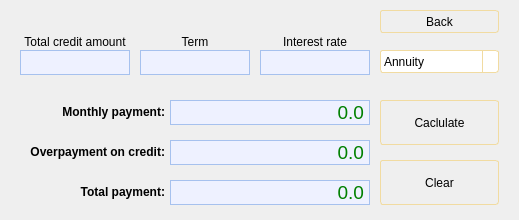
<?xml version="1.0" encoding="UTF-8"?>
<ui version="4.0">
 <class>credit</class>
 <widget class="QDialog" name="credit">
  <property name="geometry">
   <rect>
    <x>0</x>
    <y>0</y>
    <width>519</width>
    <height>220</height>
   </rect>
  </property>
  <property name="windowTitle">
   <string>Dialog</string>
  </property>
  <widget class="QLabel" name="creditAmountLabel">
   <property name="geometry">
    <rect>
     <x>20</x>
     <y>30</y>
     <width>110</width>
     <height>25</height>
    </rect>
   </property>
   <property name="styleSheet">
    <string notr="true">QLabel {
    border: none;
    color: black;
}</string>
   </property>
   <property name="text">
    <string>&lt;html&gt;&lt;head/&gt;&lt;body&gt;&lt;p align=&quot;center&quot;&gt;Total credit amount&lt;/p&gt;&lt;/body&gt;&lt;/html&gt;</string>
   </property>
  </widget>
  <widget class="QLabel" name="termLabel">
   <property name="geometry">
    <rect>
     <x>140</x>
     <y>30</y>
     <width>110</width>
     <height>25</height>
    </rect>
   </property>
   <property name="styleSheet">
    <string notr="true">QLabel {
    border: none;
    color: black;
}</string>
   </property>
   <property name="text">
    <string>&lt;html&gt;&lt;head/&gt;&lt;body&gt;&lt;p align=&quot;center&quot;&gt;Term&lt;/p&gt;&lt;/body&gt;&lt;/html&gt;</string>
   </property>
  </widget>
  <widget class="QLabel" name="interestLabel">
   <property name="geometry">
    <rect>
     <x>260</x>
     <y>30</y>
     <width>110</width>
     <height>25</height>
    </rect>
   </property>
   <property name="styleSheet">
    <string notr="true">QLabel {
    border: none;
    color: black;
}</string>
   </property>
   <property name="text">
    <string>&lt;html&gt;&lt;head/&gt;&lt;body&gt;&lt;p align=&quot;center&quot;&gt;Interest rate&lt;/p&gt;&lt;/body&gt;&lt;/html&gt;</string>
   </property>
  </widget>
  <widget class="QComboBox" name="type">
   <property name="geometry">
    <rect>
     <x>380</x>
     <y>50</y>
     <width>119</width>
     <height>23</height>
    </rect>
   </property>
   <property name="styleSheet">
    <string notr="true">QComboBox {
    border: 1px solid #f1dba1;
    border-radius: 3px;
    padding: 1px 18px 1px 3px;
    min-width: 6em;
color: black;
font-family: &quot;Helvetica&quot;;
}

QComboBox:editable {
    background: white;
}

QComboBox:!editable, QComboBox::drop-down:editable {
     background: qlineargradient(x1: 0, y1: 0, x2: 0, y2: 1,
                                 stop: 0 #E1E1E1, stop: 0.4 #DDDDDD,
                                 stop: 0.5 #D8D8D8, stop: 1.0 #D3D3D3);
}

/* QComboBox gets the &quot;on&quot; state when the popup is open */
QComboBox:!editable:on, QComboBox::drop-down:editable:on {
    background: qlineargradient(x1: 0, y1: 0, x2: 0, y2: 1,
                                stop: 0 #D3D3D3, stop: 0.4 #D8D8D8,
                                stop: 0.5 #DDDDDD, stop: 1.0 #E1E1E1);
}

QComboBox:on { /* shift the text when the popup opens */
    padding-top: 3px;
    padding-left: 4px;
}

QComboBox::drop-down {
    subcontrol-origin: padding;
    subcontrol-position: top right;
    width: 15px;

    border-left-width: 1px;
    border-left-color: #f1dba1;
    border-left-style: solid; /* just a single line */
    border-top-right-radius: 3px; /* same radius as the QComboBox */
    border-bottom-right-radius: 3px;
}

QComboBox::down-arrow {
	image: url(:/down-arrow.png);
	width: 10px;
}

QComboBox::down-arrow:on { /* shift the arrow when popup is open */
    top: 1px;
    left: 1px;
}</string>
   </property>
   <item>
    <property name="text">
     <string>Annuity</string>
    </property>
   </item>
   <item>
    <property name="text">
     <string>Differentiated</string>
    </property>
   </item>
  </widget>
  <widget class="QPushButton" name="calculate">
   <property name="geometry">
    <rect>
     <x>380</x>
     <y>100</y>
     <width>119</width>
     <height>45</height>
    </rect>
   </property>
   <property name="styleSheet">
    <string notr="true">QPushButton {
	border: 1px solid #f1dba1;
    border-radius: 3px;
    padding: 1px 3px 1px 3px;
	color: black;
}

QPushButton:!editable {
     background: qlineargradient(x1: 0, y1: 0, x2: 0, y2: 1,
                                 stop: 0 #E1E1E1, stop: 0.4 #DDDDDD,
                                 stop: 0.5 #D8D8D8, stop: 1.0 #D3D3D3);
}</string>
   </property>
   <property name="text">
    <string>Caclulate</string>
   </property>
  </widget>
  <widget class="QPushButton" name="back">
   <property name="geometry">
    <rect>
     <x>380</x>
     <y>10</y>
     <width>119</width>
     <height>23</height>
    </rect>
   </property>
   <property name="styleSheet">
    <string notr="true">QPushButton {
	border: 1px solid #f1dba1;
    border-radius: 3px;
    padding: 1px 3px 1px 3px;
	color: black;
}

QPushButton:!editable {
     background: qlineargradient(x1: 0, y1: 0, x2: 0, y2: 1,
                                 stop: 0 #E1E1E1, stop: 0.4 #DDDDDD,
                                 stop: 0.5 #D8D8D8, stop: 1.0 #D3D3D3);
}</string>
   </property>
   <property name="text">
    <string>Back</string>
   </property>
  </widget>
  <widget class="QLineEdit" name="creditAmount">
   <property name="geometry">
    <rect>
     <x>20</x>
     <y>50</y>
     <width>110</width>
     <height>25</height>
    </rect>
   </property>
   <property name="font">
    <font>
     <pointsize>14</pointsize>
    </font>
   </property>
   <property name="toolTip">
    <string>&lt;html&gt;&lt;head/&gt;&lt;body&gt;&lt;p align=&quot;right&quot;&gt;&lt;br/&gt;&lt;/p&gt;&lt;/body&gt;&lt;/html&gt;</string>
   </property>
   <property name="styleSheet">
    <string notr="true">QLineEdit {
    background: #eef1ff;
    border: 1px solid #a6c1ee;
    border-radius: 15px;
}

QLineEdit {
	color: #008000;
}</string>
   </property>
   <property name="alignment">
    <set>Qt::AlignRight|Qt::AlignTrailing|Qt::AlignVCenter</set>
   </property>
  </widget>
  <widget class="QLineEdit" name="term">
   <property name="geometry">
    <rect>
     <x>140</x>
     <y>50</y>
     <width>110</width>
     <height>25</height>
    </rect>
   </property>
   <property name="font">
    <font>
     <pointsize>14</pointsize>
    </font>
   </property>
   <property name="toolTip">
    <string>&lt;html&gt;&lt;head/&gt;&lt;body&gt;&lt;p align=&quot;right&quot;&gt;&lt;br/&gt;&lt;/p&gt;&lt;/body&gt;&lt;/html&gt;</string>
   </property>
   <property name="styleSheet">
    <string notr="true">QLineEdit {
    background: #eef1ff;
    border: 1px solid #a6c1ee;
    border-radius: 15px;
    color: #6694e2;
}

QLineEdit {
	color: #008000;
}</string>
   </property>
   <property name="alignment">
    <set>Qt::AlignRight|Qt::AlignTrailing|Qt::AlignVCenter</set>
   </property>
  </widget>
  <widget class="QLineEdit" name="interest">
   <property name="geometry">
    <rect>
     <x>260</x>
     <y>50</y>
     <width>110</width>
     <height>25</height>
    </rect>
   </property>
   <property name="font">
    <font>
     <pointsize>14</pointsize>
    </font>
   </property>
   <property name="toolTip">
    <string>&lt;html&gt;&lt;head/&gt;&lt;body&gt;&lt;p align=&quot;right&quot;&gt;&lt;br/&gt;&lt;/p&gt;&lt;/body&gt;&lt;/html&gt;</string>
   </property>
   <property name="styleSheet">
    <string notr="true">QLineEdit {
    background: #eef1ff;
    border: 1px solid #a6c1ee;
    border-radius: 15px;
    color: #6694e2;
}

QLineEdit {
	color: #008000;
}</string>
   </property>
   <property name="alignment">
    <set>Qt::AlignRight|Qt::AlignTrailing|Qt::AlignVCenter</set>
   </property>
  </widget>
  <widget class="QLabel" name="monthlyPaymentLabel">
   <property name="geometry">
    <rect>
     <x>20</x>
     <y>100</y>
     <width>145</width>
     <height>25</height>
    </rect>
   </property>
   <property name="styleSheet">
    <string notr="true">QLabel {
    border: none;
    color: black;
}</string>
   </property>
   <property name="text">
    <string>&lt;html&gt;&lt;head/&gt;&lt;body&gt;&lt;p align=&quot;right&quot;&gt;&lt;span style=&quot; font-weight:600;&quot;&gt;Monthly payment:&lt;/span&gt;&lt;/p&gt;&lt;/body&gt;&lt;/html&gt;</string>
   </property>
  </widget>
  <widget class="QLabel" name="overpaymentLabel">
   <property name="geometry">
    <rect>
     <x>20</x>
     <y>140</y>
     <width>145</width>
     <height>25</height>
    </rect>
   </property>
   <property name="styleSheet">
    <string notr="true">QLabel {
    border: none;
    color: black;
}</string>
   </property>
   <property name="text">
    <string>&lt;html&gt;&lt;head/&gt;&lt;body&gt;&lt;p align=&quot;right&quot;&gt;&lt;span style=&quot; font-weight:600;&quot;&gt;Overpayment on credit:&lt;/span&gt;&lt;/p&gt;&lt;/body&gt;&lt;/html&gt;</string>
   </property>
  </widget>
  <widget class="QLabel" name="totalPaymentLabel">
   <property name="geometry">
    <rect>
     <x>20</x>
     <y>180</y>
     <width>145</width>
     <height>25</height>
    </rect>
   </property>
   <property name="styleSheet">
    <string notr="true">QLabel {
    border: none;
    color: black;
}</string>
   </property>
   <property name="text">
    <string>&lt;html&gt;&lt;head/&gt;&lt;body&gt;&lt;p align=&quot;right&quot;&gt;&lt;span style=&quot; font-weight:600;&quot;&gt;Total payment:&lt;/span&gt;&lt;/p&gt;&lt;/body&gt;&lt;/html&gt;</string>
   </property>
  </widget>
  <widget class="QLabel" name="monthlyPayment">
   <property name="geometry">
    <rect>
     <x>170</x>
     <y>100</y>
     <width>200</width>
     <height>25</height>
    </rect>
   </property>
   <property name="font">
    <font>
     <pointsize>14</pointsize>
     <weight>50</weight>
     <bold>false</bold>
     <stylestrategy>PreferDefault</stylestrategy>
    </font>
   </property>
   <property name="toolTip">
    <string>&lt;html&gt;&lt;head/&gt;&lt;body&gt;&lt;p align=&quot;right&quot;&gt;&lt;br/&gt;&lt;/p&gt;&lt;/body&gt;&lt;/html&gt;</string>
   </property>
   <property name="layoutDirection">
    <enum>Qt::LeftToRight</enum>
   </property>
   <property name="styleSheet">
    <string notr="true">QLabel {
    background: #eef1ff;
    border: 1px solid #a6c1ee;
    border-radius: 15px;
    color: #6694e2;
}

QLabel {
	color: #008000;
}
</string>
   </property>
   <property name="text">
    <string>&lt;html&gt;&lt;head/&gt;&lt;body&gt;&lt;p align=&quot;right&quot;&gt;&lt;span style=&quot; font-size:14pt;&quot;&gt;0.0&lt;/span&gt;&lt;/p&gt;&lt;/body&gt;&lt;/html&gt;</string>
   </property>
   <property name="textFormat">
    <enum>Qt::AutoText</enum>
   </property>
   <property name="alignment">
    <set>Qt::AlignRight|Qt::AlignTrailing|Qt::AlignVCenter</set>
   </property>
  </widget>
  <widget class="QLabel" name="overpayment">
   <property name="geometry">
    <rect>
     <x>170</x>
     <y>140</y>
     <width>200</width>
     <height>25</height>
    </rect>
   </property>
   <property name="font">
    <font>
     <pointsize>14</pointsize>
     <weight>50</weight>
     <bold>false</bold>
     <stylestrategy>PreferDefault</stylestrategy>
    </font>
   </property>
   <property name="toolTip">
    <string>&lt;html&gt;&lt;head/&gt;&lt;body&gt;&lt;p align=&quot;right&quot;&gt;&lt;br/&gt;&lt;/p&gt;&lt;/body&gt;&lt;/html&gt;</string>
   </property>
   <property name="layoutDirection">
    <enum>Qt::LeftToRight</enum>
   </property>
   <property name="styleSheet">
    <string notr="true">QLabel {
    background: #eef1ff;
    border: 1px solid #a6c1ee;
    border-radius: 15px;
    color: #6694e2;
}

QLabel {
	color: #008000;
}
</string>
   </property>
   <property name="text">
    <string>&lt;html&gt;&lt;head/&gt;&lt;body&gt;&lt;p align=&quot;right&quot;&gt;&lt;span style=&quot; font-size:14pt;&quot;&gt;0.0&lt;/span&gt;&lt;/p&gt;&lt;/body&gt;&lt;/html&gt;</string>
   </property>
   <property name="textFormat">
    <enum>Qt::AutoText</enum>
   </property>
   <property name="alignment">
    <set>Qt::AlignRight|Qt::AlignTrailing|Qt::AlignVCenter</set>
   </property>
  </widget>
  <widget class="QLabel" name="totalPayment">
   <property name="geometry">
    <rect>
     <x>170</x>
     <y>180</y>
     <width>200</width>
     <height>25</height>
    </rect>
   </property>
   <property name="font">
    <font>
     <pointsize>14</pointsize>
     <weight>50</weight>
     <bold>false</bold>
     <stylestrategy>PreferDefault</stylestrategy>
    </font>
   </property>
   <property name="toolTip">
    <string>&lt;html&gt;&lt;head/&gt;&lt;body&gt;&lt;p align=&quot;right&quot;&gt;&lt;br/&gt;&lt;/p&gt;&lt;/body&gt;&lt;/html&gt;</string>
   </property>
   <property name="layoutDirection">
    <enum>Qt::LeftToRight</enum>
   </property>
   <property name="styleSheet">
    <string notr="true">QLabel {
    background: #eef1ff;
    border: 1px solid #a6c1ee;
    border-radius: 15px;
    color: #6694e2;
}

QLabel {
	color: #008000;
}
</string>
   </property>
   <property name="text">
    <string>&lt;html&gt;&lt;head/&gt;&lt;body&gt;&lt;p align=&quot;right&quot;&gt;&lt;span style=&quot; font-size:14pt;&quot;&gt;0.0&lt;/span&gt;&lt;/p&gt;&lt;/body&gt;&lt;/html&gt;</string>
   </property>
   <property name="textFormat">
    <enum>Qt::AutoText</enum>
   </property>
   <property name="alignment">
    <set>Qt::AlignRight|Qt::AlignTrailing|Qt::AlignVCenter</set>
   </property>
  </widget>
  <widget class="QPushButton" name="clear">
   <property name="geometry">
    <rect>
     <x>380</x>
     <y>160</y>
     <width>119</width>
     <height>45</height>
    </rect>
   </property>
   <property name="styleSheet">
    <string notr="true">QPushButton {
	border: 1px solid #f1dba1;
    border-radius: 3px;
    padding: 1px 3px 1px 3px;
	color: black;
}

QPushButton:!editable {
     background: qlineargradient(x1: 0, y1: 0, x2: 0, y2: 1,
                                 stop: 0 #E1E1E1, stop: 0.4 #DDDDDD,
                                 stop: 0.5 #D8D8D8, stop: 1.0 #D3D3D3);
}</string>
   </property>
   <property name="text">
    <string>Clear</string>
   </property>
  </widget>
  <widget class="QLabel" name="label">
   <property name="geometry">
    <rect>
     <x>20</x>
     <y>10</y>
     <width>351</width>
     <height>25</height>
    </rect>
   </property>
   <property name="font">
    <font>
     <family>MS UI Gothic</family>
    </font>
   </property>
   <property name="styleSheet">
    <string notr="true">QLabel {
    border: none;
}</string>
   </property>
   <property name="text">
    <string>&lt;html&gt;&lt;head/&gt;&lt;body&gt;&lt;p align=&quot;center&quot;&gt;&lt;br/&gt;&lt;/p&gt;&lt;/body&gt;&lt;/html&gt;</string>
   </property>
   <property name="alignment">
    <set>Qt::AlignCenter</set>
   </property>
  </widget>
 </widget>
 <resources/>
 <connections/>
</ui>
